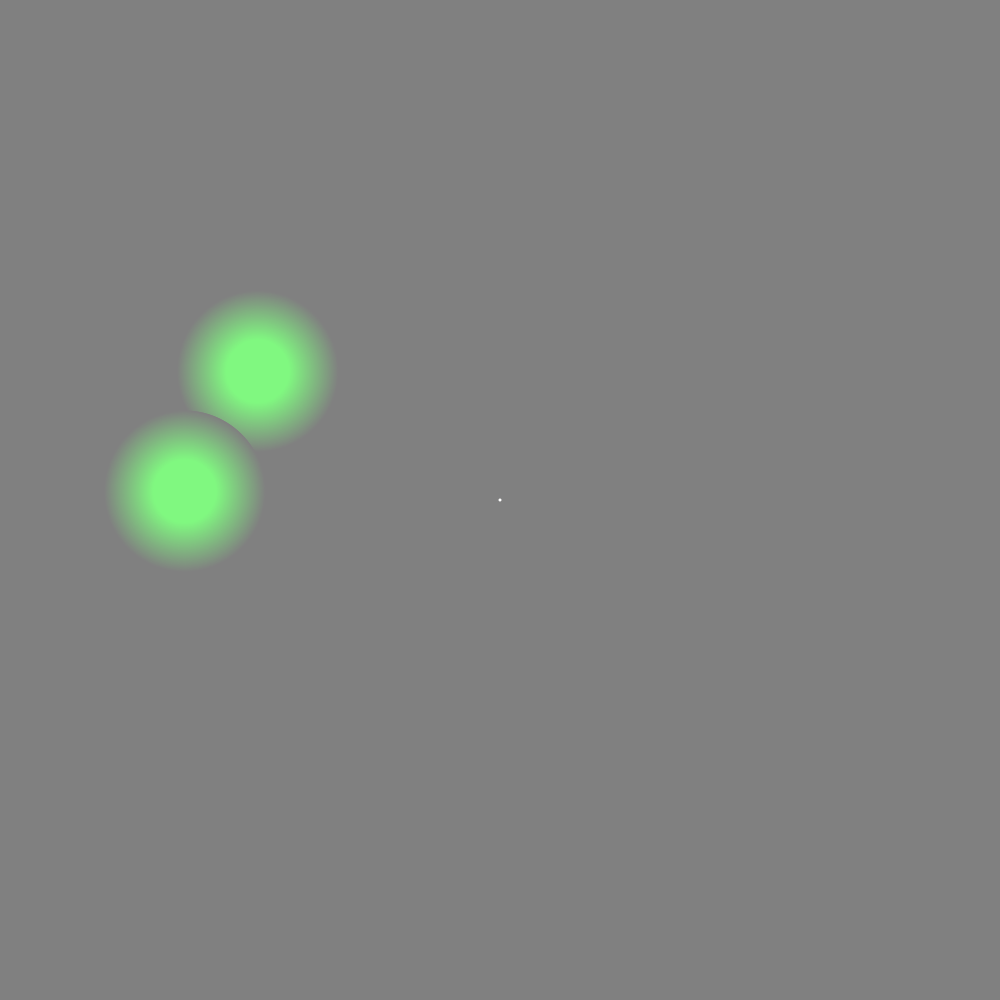
Frame 1 (no input)
Frame 60 (the mouse pressed at the canvas centre just before this capture): identical to frame 1, image omitted
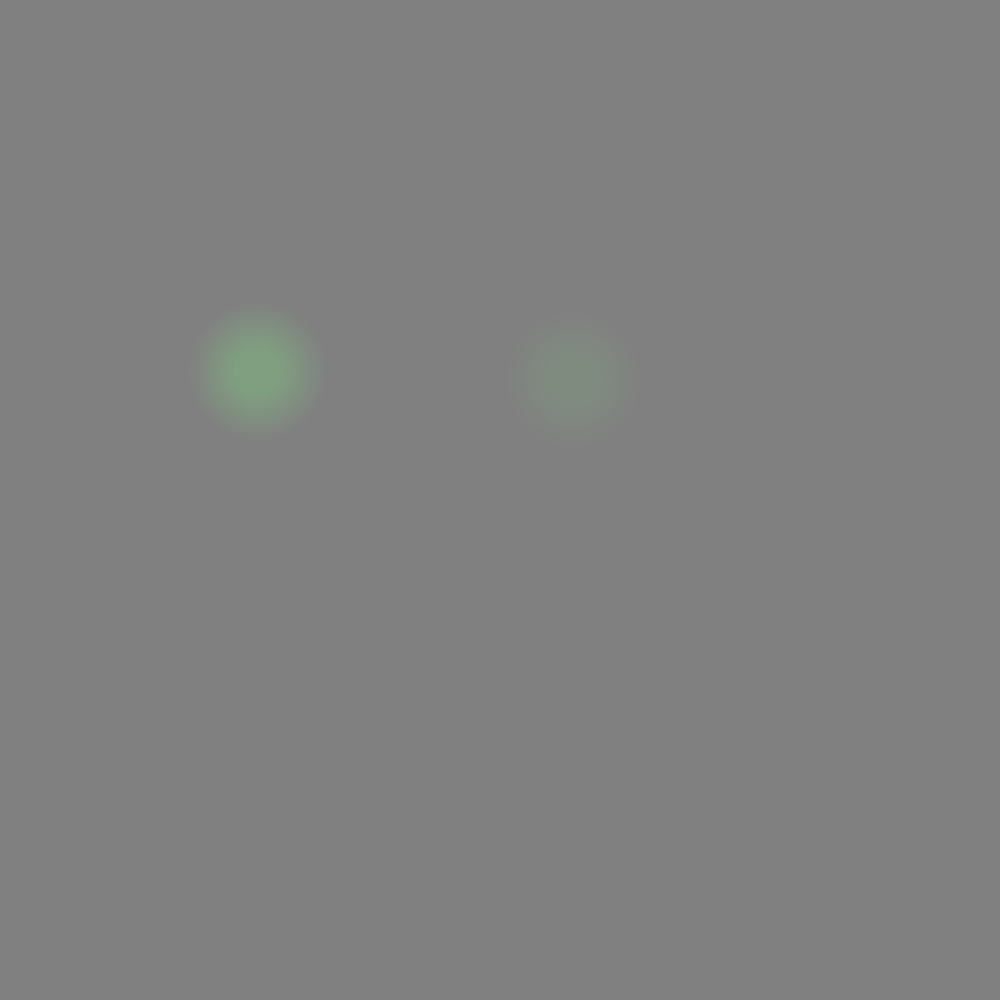
Frame 120 (the mouse held since frame 60 and released just before this capture)

The Processing sketch that drew these frames (run headless with seeded random() and noise(); from frame 60 on, the mouse is pressed at the canvas centre):

// Processing sketch: processing_172225
// ── processing_172225.pde

float x1;
float y1;
float x2;
float y2;
float gray = 128;
float widt = 1000;
boolean phase = true;
float lGreen = 140;
float rGreen = 160;
float yellow = 240;
float maskGreen = 250;
float maskRad = 60;
float maskBlur = 100;
float targRad = 40;
float targBlur = 50;

void setup(){
  size(1000,1000);
  setTargets();
}

void draw(){
  background(gray);
  if(phase){
    DrawSpot(x2,y2,maskRad,100,color(128,maskGreen,128));
    DrawSpot(x2-x1+500,y2-y1+500,maskRad,100,color(128,maskGreen,128));
    noStroke();
    fill(255);
    ellipse(500,500,3,3);
  }else{
    DrawSpot(x1,y1,targRad,100,color(128,lGreen,128));
    DrawSpot(x2,y2,targRad,100,color(128,rGreen,128));
  }
}

void DrawSpot(float x, float y, float rad, float blur, color col){
  float dRed = (red(col)-gray)/blur;
  float dGreen = (green(col)-gray)/blur;
  float dBlue = (blue(col)-gray)/blur;
  for(int i=0;i<blur;i++){
    color curCol = color(gray+i*dRed,gray+i*dGreen,gray+i*dBlue);
    fill(curCol);
    strokeWeight(2);
    stroke(curCol);
    ellipse(x,y,rad+blur-i,rad+blur-i);
  }
}

void Mask(){
  for(int i=0;i<200;i++){
    noStroke();
    fill(random(255));
    float rad = 100;
    ellipse(random(widt),random(widt),random(rad)+rad,random(rad)+rad);
  }
}

void setTargets(){
  x1 = randLoc();
  y1 = randLoc();
  x2 = randLoc();
  y2 = randLoc();
  print(x2);
  print(" ");
  float dx = x2-x1;
  float dy = y2-y1;
  float dist = sqrt(sq(dx)+sq(dy));
  while(dist<300){
    x2 = randLoc();
    y2 = randLoc();
    dx = x2-x1;
    dy = y2-y1;
    dist = sqrt(sq(dx)+sq(dy));
  }
}

float randLoc(){
  return random(widt-500)+250;
}

void mousePressed(){
  phase = !phase;
  Mask();
  if(phase){
    setTargets();
  }
}
